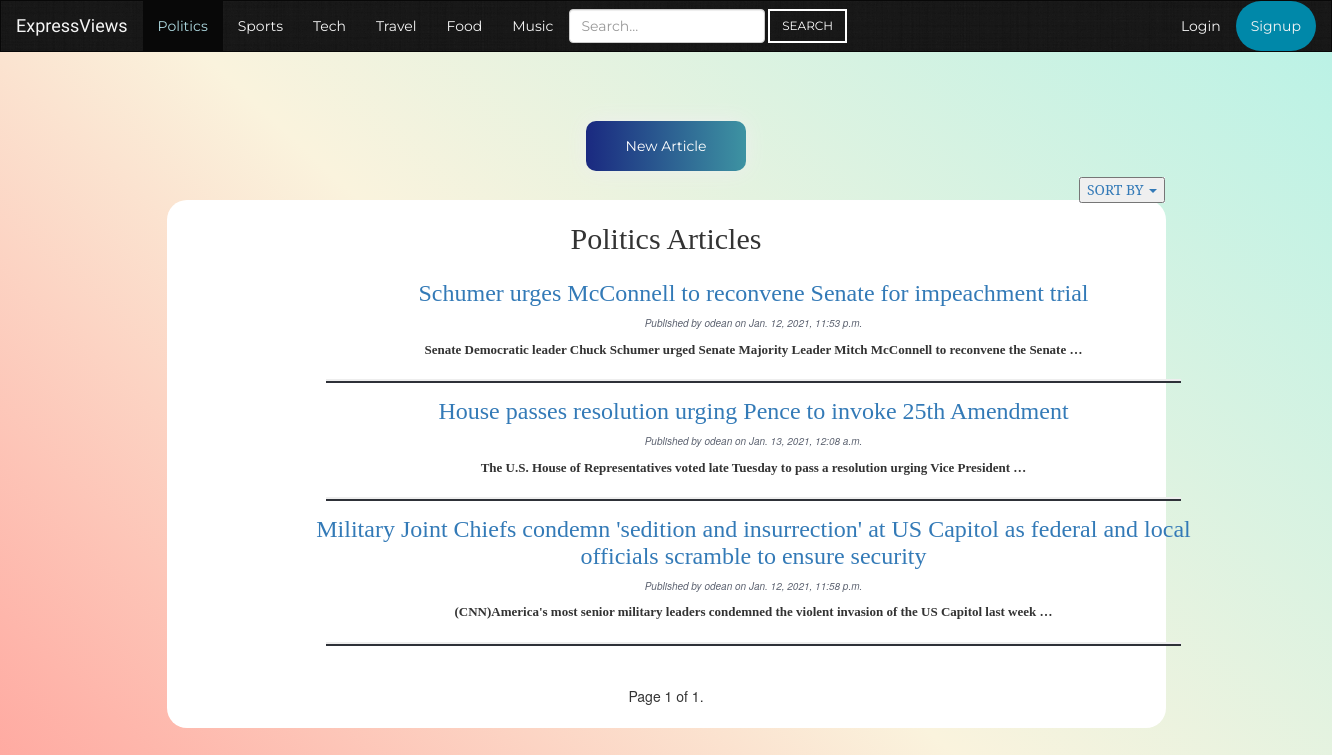
/home/mysite/order-by-likes/, run on the app's committed database.
### mysite/models.py (models this page shows, shortened)
class Article (models.Model):
    body = models.TextField()
    title = models.CharField(max_length=200)
    author = models.ForeignKey(User, on_delete=models.CASCADE, related_name='posts')
    slug = models.SlugField(max_length=200)
    publish = models.DateTimeField(default=timezone.now)
    created = models.DateTimeField(auto_now_add=True)
    updated = models.DateTimeField(auto_now=True)
    likes = models.ManyToManyField(User, related_name='article_likes')
    dislikes = models.ManyToManyField(User, related_name='article_dislikes')
    TOPIC_CHOICES = (
        ("Politics", "Politics"),
        ("Sports", "Sports"),
        ("Tech", "Tech"),
        ("Travel", "Travel"),
        ("Food", "Food"),
        ("Music", "Music"),
    )
    topic = models.CharField(max_length=350, choices=TOPIC_CHOICES, default='...')
    class Meta:
        ordering = ('-publish',)
    def get_absolute_url(self):
        return reverse('mysite:Politics_detail', args=[self.slug])

### mysite/views.py (the view)
# urls.py: path('order-by-likes/', views.Ordering.as_view(), name='order_likes'),
class Ordering(ListView):
    queryset = Article.objects.filter(topic='Politics')
    context_object_name = 'order_likes'
    paginate_by = 4
    template_name = 'mysite/article/order-likes.html'
    def get_ordering(self):
        ordering = self.request.GET.get('ordering', '-likes')
        return ordering

### mysite/templates/mysite/article/order-likes.html
{% extends "mysite/politics.html" %}
{% block article_content %}
    <h2 class="text-center">Politics Articles</h2>
    <br>
    {% for article in order_likes %}
        <div class="container">
            <h3 class="list_titles"><a href="{{ article.get_absolute_url }}">{{ article.title }}</a></h3>
            <p class="date_published">Published by {{ article.author }} on {{ article.publish }}</p>
            <div class="body-preview">
            <p>{{ article.body|truncatewords:15|linebreaks }}</p>
            </div>
            <hr class="horizontal-line">
        </div>
    {% endfor %}
    {% include "pagination.html" with page=page_obj%}
{% endblock %}

### mysite/static/mysite/style.css (style rules this page uses)
body { background-size: cover; background-repeat: no-repeat; background-attachment: fixed; background-color: #ffa69e; background-image: linear-gradient(43deg, #ffa69e 0%, #faf3dd 46%, #b8f2e6 100%); }
.horizontal-line { height:2px; width:75%; border-width:2px; color:#2e3138; background-color: #2e3138; }
.date_published { color: #5c6270; font-size: 10px; font-style: italic; }
.body-preview { font-weight: bold; font-family: "Times New Roman", "sans-serif"; margin-left: 50px; margin-right: 50px; font-size: 13px; }
.list_titles { margin-left: 120px; margin-right: 120px; margin-top: -5px; font-family: 'Lora', serif; }
.text-center { font-family: 'Lora', serif; }

### data on the page
Article: title "Schumer urges McConnell to reconvene Senate for impeachment trial", author "odean", publish "Jan. 12, 2021, 11:53 p.m.", body "Senate Democratic leader Chuck Schumer urged Senate Majority Leader Mitch McConnell to reconvene the Senate …"
Article: title "House passes resolution urging Pence to invoke 25th Amendment", author "odean", publish "Jan. 13, 2021, 12:08 a.m.", body "The U.S. House of Representatives voted late Tuesday to pass a resolution urging Vice President …"
Article: title "Military Joint Chiefs condemn 'sedition and insurrection' at US Capitol as federal and local officials scramble to ensure security", author "odean", publish "Jan. 12, 2021, 11:58 p.m.", body "(CNN)America's most senior military leaders condemned the violent invasion of the US Capitol last week …"

### other printed values
{{ page.number }} "1"
{{ page.paginator.num_pages }} "1"
